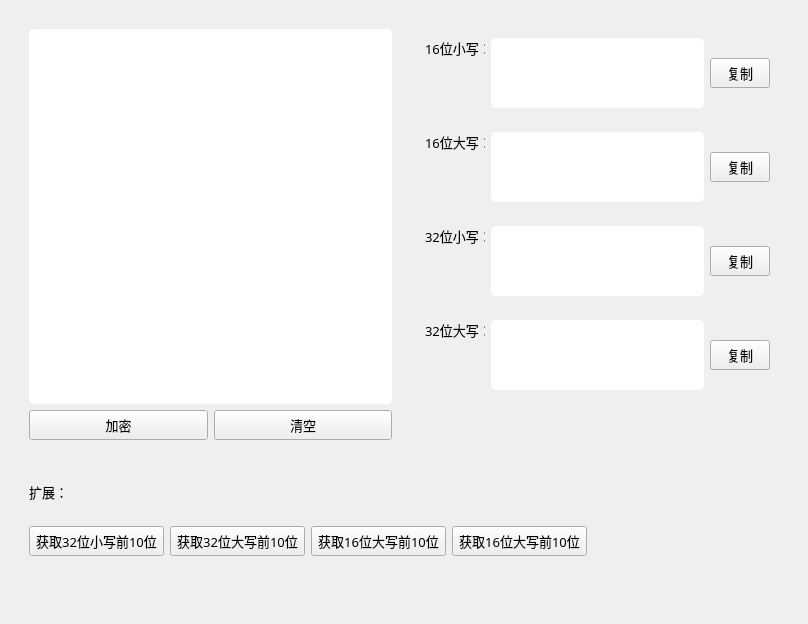
        <widget class="QWidget" name="page_md5">
         <property name="styleSheet">
          <string notr="true">QPlainTextEdit{
color: rgb(38, 38, 38);
border-radius: 14px;
	background-color: rgb(255, 255, 255);
border: 0px solid rgba(255, 255, 255, 0);
border-radius: 5px;
padding:5px;
}</string>
         </property>
         <layout class="QVBoxLayout" name="verticalLayout_5" stretch="3,1">
          <item>
           <widget class="QWidget" name="widget_6" native="true">
            <layout class="QHBoxLayout" name="horizontalLayout_8" stretch="1,1">
             <item>
              <widget class="QWidget" name="widget_4" native="true">
               <layout class="QVBoxLayout" name="verticalLayout_6">
                <item>
                 <widget class="QPlainTextEdit" name="plainTextEdit_data">
                  <property name="minimumSize">
                   <size>
                    <width>320</width>
                    <height>0</height>
                   </size>
                  </property>
                  <property name="maximumSize">
                   <size>
                    <width>16777215</width>
                    <height>16777215</height>
                   </size>
                  </property>
                  <property name="font">
                   <font>
                    <family>OPPOSans</family>
                    <pointsize>10</pointsize>
                    <stylestrategy>PreferAntialias</stylestrategy>
                   </font>
                  </property>
                 </widget>
                </item>
                <item>
                 <widget class="QWidget" name="widget_5" native="true">
                  <property name="sizePolicy">
                   <sizepolicy hsizetype="Expanding" vsizetype="Expanding">
                    <horstretch>0</horstretch>
                    <verstretch>0</verstretch>
                   </sizepolicy>
                  </property>
                  <property name="minimumSize">
                   <size>
                    <width>0</width>
                    <height>30</height>
                   </size>
                  </property>
                  <property name="maximumSize">
                   <size>
                    <width>16777215</width>
                    <height>30</height>
                   </size>
                  </property>
                  <layout class="QHBoxLayout" name="horizontalLayout_7">
                   <property name="spacing">
                    <number>6</number>
                   </property>
                   <property name="leftMargin">
                    <number>0</number>
                   </property>
                   <property name="topMargin">
                    <number>0</number>
                   </property>
                   <property name="rightMargin">
                    <number>0</number>
                   </property>
                   <property name="bottomMargin">
                    <number>0</number>
                   </property>
                   <item>
                    <widget class="QToolButton" name="toolButton_encipher">
                     <property name="minimumSize">
                      <size>
                       <width>100</width>
                       <height>30</height>
                      </size>
                     </property>
                     <property name="maximumSize">
                      <size>
                       <width>200</width>
                       <height>30</height>
                      </size>
                     </property>
                     <property name="font">
                      <font>
                       <family>OPPOSans B</family>
                       <pointsize>10</pointsize>
                      </font>
                     </property>
                     <property name="text">
                      <string>加密</string>
                     </property>
                    </widget>
                   </item>
                   <item>
                    <widget class="QToolButton" name="toolButton_clear">
                     <property name="minimumSize">
                      <size>
                       <width>100</width>
                       <height>30</height>
                      </size>
                     </property>
                     <property name="maximumSize">
                      <size>
                       <width>200</width>
                       <height>30</height>
                      </size>
                     </property>
                     <property name="font">
                      <font>
                       <family>OPPOSans B</family>
                       <pointsize>10</pointsize>
                      </font>
                     </property>
                     <property name="text">
                      <string>清空</string>
                     </property>
                    </widget>
                   </item>
                  </layout>
                 </widget>
                </item>
               </layout>
              </widget>
             </item>
             <item>
              <widget class="QWidget" name="gridWidget" native="true">
               <property name="sizePolicy">
                <sizepolicy hsizetype="Expanding" vsizetype="Expanding">
                 <horstretch>0</horstretch>
                 <verstretch>0</verstretch>
                </sizepolicy>
               </property>
               <property name="minimumSize">
                <size>
                 <width>0</width>
                 <height>200</height>
                </size>
               </property>
               <property name="maximumSize">
                <size>
                 <width>16777215</width>
                 <height>16777215</height>
                </size>
               </property>
               <property name="font">
                <font>
                 <family>OPPOSans B</family>
                 <pointsize>10</pointsize>
                </font>
               </property>
               <layout class="QVBoxLayout" name="verticalLayout_7">
                <item>
                 <widget class="QWidget" name="widget_8" native="true">
                  <layout class="QHBoxLayout" name="horizontalLayout_12">
                   <item>
                    <widget class="QLabel" name="label_6">
                     <property name="minimumSize">
                      <size>
                       <width>60</width>
                       <height>0</height>
                      </size>
                     </property>
                     <property name="maximumSize">
                      <size>
                       <width>60</width>
                       <height>16777215</height>
                      </size>
                     </property>
                     <property name="font">
                      <font>
                       <family>OPPOSans B</family>
                       <pointsize>10</pointsize>
                       <stylestrategy>PreferAntialias</stylestrategy>
                      </font>
                     </property>
                     <property name="text">
                      <string>16位小写：</string>
                     </property>
                     <property name="alignment">
                      <set>Qt::AlignLeading|Qt::AlignLeft|Qt::AlignTop</set>
                     </property>
                    </widget>
                   </item>
                   <item>
                    <widget class="QPlainTextEdit" name="plainTextEdit_16Lower">
                     <property name="minimumSize">
                      <size>
                       <width>0</width>
                       <height>70</height>
                      </size>
                     </property>
                     <property name="maximumSize">
                      <size>
                       <width>450</width>
                       <height>70</height>
                      </size>
                     </property>
                     <property name="font">
                      <font>
                       <family>OPPOSans B</family>
                       <pointsize>10</pointsize>
                      </font>
                     </property>
                     <property name="readOnly">
                      <bool>true</bool>
                     </property>
                     <property name="plainText">
                      <string/>
                     </property>
                    </widget>
                   </item>
                   <item>
                    <widget class="QToolButton" name="toolButton_6">
                     <property name="minimumSize">
                      <size>
                       <width>60</width>
                       <height>30</height>
                      </size>
                     </property>
                     <property name="maximumSize">
                      <size>
                       <width>60</width>
                       <height>30</height>
                      </size>
                     </property>
                     <property name="font">
                      <font>
                       <family>OPPOSans B</family>
                       <pointsize>10</pointsize>
                      </font>
                     </property>
                     <property name="text">
                      <string>复制</string>
                     </property>
                    </widget>
                   </item>
                  </layout>
                 </widget>
                </item>
                <item>
                 <widget class="QWidget" name="widget_9" native="true">
                  <layout class="QHBoxLayout" name="horizontalLayout_11">
                   <item>
                    <widget class="QLabel" name="label_5">
                     <property name="minimumSize">
                      <size>
                       <width>60</width>
                       <height>0</height>
                      </size>
                     </property>
                     <property name="maximumSize">
                      <size>
                       <width>60</width>
                       <height>16777215</height>
                      </size>
                     </property>
                     <property name="font">
                      <font>
                       <family>OPPOSans B</family>
                       <pointsize>10</pointsize>
                       <stylestrategy>PreferAntialias</stylestrategy>
                      </font>
                     </property>
                     <property name="text">
                      <string>16位大写：</string>
                     </property>
                     <property name="alignment">
                      <set>Qt::AlignLeading|Qt::AlignLeft|Qt::AlignTop</set>
                     </property>
                    </widget>
                   </item>
                   <item>
                    <widget class="QPlainTextEdit" name="plainTextEdit_16">
                     <property name="minimumSize">
                      <size>
                       <width>0</width>
                       <height>70</height>
                      </size>
                     </property>
                     <property name="maximumSize">
                      <size>
                       <width>450</width>
                       <height>70</height>
                      </size>
                     </property>
                     <property name="font">
                      <font>
                       <family>OPPOSans B</family>
                       <pointsize>10</pointsize>
                      </font>
                     </property>
                     <property name="readOnly">
                      <bool>true</bool>
                     </property>
                    </widget>
                   </item>
                   <item>
                    <widget class="QToolButton" name="toolButton_10">
                     <property name="minimumSize">
                      <size>
                       <width>60</width>
                       <height>30</height>
                      </size>
                     </property>
                     <property name="maximumSize">
                      <size>
                       <width>60</width>
                       <height>30</height>
                      </size>
                     </property>
                     <property name="font">
                      <font>
                       <family>OPPOSans B</family>
                       <pointsize>10</pointsize>
                      </font>
                     </property>
                     <property name="text">
                      <string>复制</string>
                     </property>
                    </widget>
                   </item>
                  </layout>
                 </widget>
                </item>
                <item>
                 <widget class="QWidget" name="widget_10" native="true">
                  <layout class="QHBoxLayout" name="horizontalLayout_10">
                   <item>
                    <widget class="QLabel" name="label_3">
                     <property name="minimumSize">
                      <size>
                       <width>60</width>
                       <height>0</height>
                      </size>
                     </property>
                     <property name="maximumSize">
                      <size>
                       <width>60</width>
                       <height>16777215</height>
                      </size>
                     </property>
                     <property name="font">
                      <font>
                       <family>OPPOSans B</family>
                       <pointsize>10</pointsize>
                       <stylestrategy>PreferAntialias</stylestrategy>
                      </font>
                     </property>
                     <property name="text">
                      <string>32位小写：</string>
                     </property>
                     <property name="alignment">
                      <set>Qt::AlignLeading|Qt::AlignLeft|Qt::AlignTop</set>
                     </property>
                    </widget>
                   </item>
                   <item>
                    <widget class="QPlainTextEdit" name="plainTextEdit_32Lower">
                     <property name="minimumSize">
                      <size>
                       <width>0</width>
                       <height>70</height>
                      </size>
                     </property>
                     <property name="maximumSize">
                      <size>
                       <width>450</width>
                       <height>70</height>
                      </size>
                     </property>
                     <property name="font">
                      <font>
                       <family>OPPOSans B</family>
                       <pointsize>10</pointsize>
                      </font>
                     </property>
                     <property name="readOnly">
                      <bool>true</bool>
                     </property>
                    </widget>
                   </item>
                   <item>
                    <widget class="QToolButton" name="toolButton_12">
                     <property name="minimumSize">
                      <size>
                       <width>60</width>
                       <height>30</height>
                      </size>
                     </property>
                     <property name="maximumSize">
                      <size>
                       <width>60</width>
                       <height>30</height>
                      </size>
                     </property>
                     <property name="font">
                      <font>
                       <family>OPPOSans B</family>
                       <pointsize>10</pointsize>
                      </font>
                     </property>
                     <property name="text">
                      <string>复制</string>
                     </property>
                    </widget>
                   </item>
                  </layout>
                 </widget>
                </item>
                <item>
                 <widget class="QWidget" name="widget_11" native="true">
                  <layout class="QHBoxLayout" name="horizontalLayout_9">
                   <item>
                    <widget class="QLabel" name="label_4">
                     <property name="minimumSize">
                      <size>
                       <width>60</width>
                       <height>0</height>
                      </size>
                     </property>
                     <property name="maximumSize">
                      <size>
                       <width>60</width>
                       <height>16777215</height>
                      </size>
                     </property>
                     <property name="font">
                      <font>
                       <family>OPPOSans B</family>
                       <pointsize>10</pointsize>
                       <stylestrategy>PreferAntialias</stylestrategy>
                      </font>
                     </property>
                     <property name="text">
                      <string>32位大写：</string>
                     </property>
                     <property name="alignment">
                      <set>Qt::AlignLeading|Qt::AlignLeft|Qt::AlignTop</set>
                     </property>
                    </widget>
                   </item>
                   <item>
                    <widget class="QPlainTextEdit" name="plainTextEdit_32">
                     <property name="minimumSize">
                      <size>
                       <width>0</width>
                       <height>70</height>
                      </size>
                     </property>
                     <property name="maximumSize">
                      <size>
                       <width>450</width>
                       <height>70</height>
                      </size>
                     </property>
                     <property name="font">
                      <font>
                       <family>OPPOSans B</family>
                       <pointsize>10</pointsize>
                      </font>
                     </property>
                     <property name="readOnly">
                      <bool>true</bool>
                     </property>
                    </widget>
                   </item>
                   <item>
                    <widget class="QToolButton" name="toolButton_13">
                     <property name="minimumSize">
                      <size>
                       <width>60</width>
                       <height>30</height>
                      </size>
                     </property>
                     <property name="maximumSize">
                      <size>
                       <width>60</width>
                       <height>30</height>
                      </size>
                     </property>
                     <property name="font">
                      <font>
                       <family>OPPOSans B</family>
                       <pointsize>10</pointsize>
                      </font>
                     </property>
                     <property name="text">
                      <string>复制</string>
                     </property>
                    </widget>
                   </item>
                  </layout>
                 </widget>
                </item>
                <item>
                 <spacer name="verticalSpacer_2">
                  <property name="orientation">
                   <enum>Qt::Vertical</enum>
                  </property>
                  <property name="sizeHint" stdset="0">
                   <size>
                    <width>20</width>
                    <height>40</height>
                   </size>
                  </property>
                 </spacer>
                </item>
               </layout>
              </widget>
             </item>
            </layout>
           </widget>
          </item>
          <item>
           <widget class="QWidget" name="widget_7" native="true">
            <layout class="QVBoxLayout" name="verticalLayout_8" stretch="1,2,5">
             <item>
              <widget class="QWidget" name="widget_12" native="true">
               <layout class="QHBoxLayout" name="horizontalLayout_14">
                <item>
                 <widget class="QLabel" name="label_7">
                  <property name="minimumSize">
                   <size>
                    <width>50</width>
                    <height>0</height>
                   </size>
                  </property>
                  <property name="maximumSize">
                   <size>
                    <width>50</width>
                    <height>16777215</height>
                   </size>
                  </property>
                  <property name="font">
                   <font>
                    <family>OPPOSans B</family>
                    <pointsize>10</pointsize>
                    <stylestrategy>PreferAntialias</stylestrategy>
                   </font>
                  </property>
                  <property name="text">
                   <string>扩展：</string>
                  </property>
                 </widget>
                </item>
                <item>
                 <spacer name="horizontalSpacer_2">
                  <property name="orientation">
                   <enum>Qt::Horizontal</enum>
                  </property>
                  <property name="sizeHint" stdset="0">
                   <size>
                    <width>40</width>
                    <height>20</height>
                   </size>
                  </property>
                 </spacer>
                </item>
               </layout>
              </widget>
             </item>
             <item>
              <widget class="QWidget" name="widget_13" native="true">
               <layout class="QHBoxLayout" name="horizontalLayout_13">
                <item>
                 <widget class="QToolButton" name="toolButton_32Lower_10">
                  <property name="minimumSize">
                   <size>
                    <width>100</width>
                    <height>30</height>
                   </size>
                  </property>
                  <property name="maximumSize">
                   <size>
                    <width>200</width>
                    <height>30</height>
                   </size>
                  </property>
                  <property name="font">
                   <font>
                    <family>OPPOSans B</family>
                    <pointsize>10</pointsize>
                   </font>
                  </property>
                  <property name="text">
                   <string>获取32位小写前10位</string>
                  </property>
                 </widget>
                </item>
                <item>
                 <widget class="QToolButton" name="toolButton_32_10">
                  <property name="minimumSize">
                   <size>
                    <width>100</width>
                    <height>30</height>
                   </size>
                  </property>
                  <property name="maximumSize">
                   <size>
                    <width>200</width>
                    <height>30</height>
                   </size>
                  </property>
                  <property name="font">
                   <font>
                    <family>OPPOSans B</family>
                    <pointsize>10</pointsize>
                   </font>
                  </property>
                  <property name="text">
                   <string>获取32位大写前10位</string>
                  </property>
                 </widget>
                </item>
                <item>
                 <widget class="QToolButton" name="toolButton_16Lower_10">
                  <property name="minimumSize">
                   <size>
                    <width>100</width>
                    <height>30</height>
                   </size>
                  </property>
                  <property name="maximumSize">
                   <size>
                    <width>200</width>
                    <height>30</height>
                   </size>
                  </property>
                  <property name="font">
                   <font>
                    <family>OPPOSans B</family>
                    <pointsize>10</pointsize>
                   </font>
                  </property>
                  <property name="text">
                   <string>获取16位大写前10位</string>
                  </property>
                 </widget>
                </item>
                <item>
                 <widget class="QToolButton" name="toolButton_16_10">
                  <property name="minimumSize">
                   <size>
                    <width>100</width>
                    <height>30</height>
                   </size>
                  </property>
                  <property name="maximumSize">
                   <size>
                    <width>200</width>
                    <height>30</height>
                   </size>
                  </property>
                  <property name="font">
                   <font>
                    <family>OPPOSans B</family>
                    <pointsize>10</pointsize>
                   </font>
                  </property>
                  <property name="text">
                   <string>获取16位大写前10位</string>
                  </property>
                 </widget>
                </item>
                <item>
                 <spacer name="horizontalSpacer_4">
                  <property name="orientation">
                   <enum>Qt::Horizontal</enum>
                  </property>
                  <property name="sizeHint" stdset="0">
                   <size>
                    <width>40</width>
                    <height>20</height>
                   </size>
                  </property>
                 </spacer>
                </item>
               </layout>
              </widget>
             </item>
             <item>
              <spacer name="verticalSpacer_3">
               <property name="orientation">
                <enum>Qt::Vertical</enum>
               </property>
               <property name="sizeHint" stdset="0">
                <size>
                 <width>20</width>
                 <height>40</height>
                </size>
               </property>
              </spacer>
             </item>
            </layout>
           </widget>
          </item>
         </layout>
        </widget>
